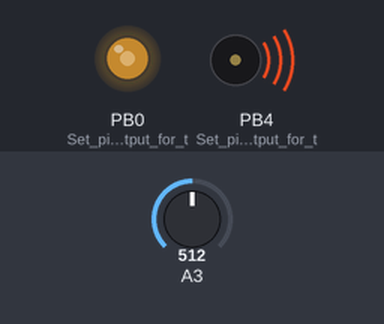
Bench run of a sketch on a simulated ATtiny85, built with avr-gcc and run on an emulated ATtiny85. Shown: output pins drawn as LEDs (lit = HIGH), buzzer (waves = sounding). Inputs (shaded band) come from the test bench; at power-on: A3 = 512.

Above: at 1.2 s.
1.3 s: A3 set to 716
At 1.7 s:
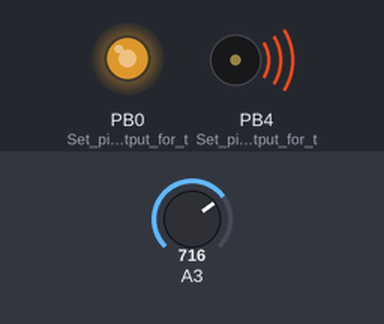
2.8 s: A3 set to 900
At 4.0 s:
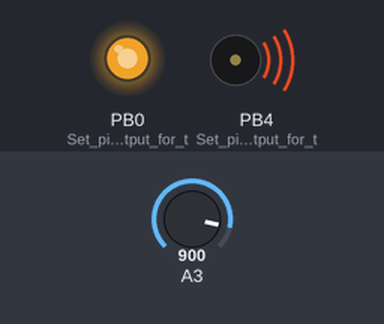
4.3 s: A3 set to 122
At 5.2 s:
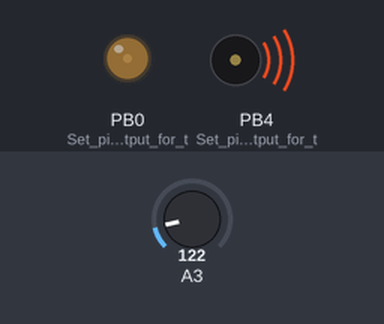
5.8 s: A3 set to 0
At 6.3 s:
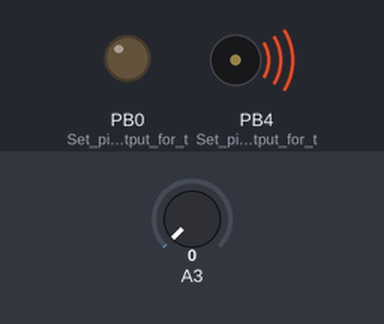
7.3 s: A3 set to 511
At 8.7 s:
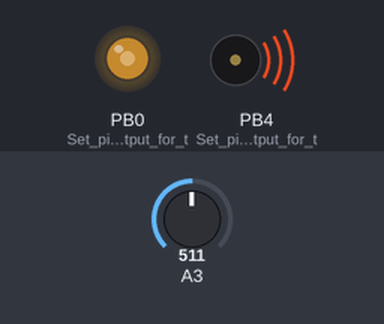
Timing chart, 0 to 9.8 s (numbered marks = the images above; inputs shaded):
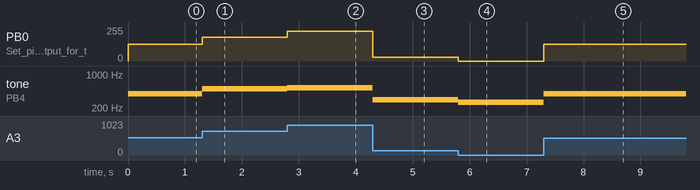

Measured:
- after the input at 1.3 s, PB0 (Set_pin_0_as_output_for_t): 127/255 → 178/255 at once; tone on PB4 (Set_pin_4_as_output_for_t): 392 Hz → 494 Hz at once
- after the input at 2.8 s, PB0 (Set_pin_0_as_output_for_t): 178/255 → 224/255 at once; tone on PB4 (Set_pin_4_as_output_for_t): 494 Hz → 523 Hz at once
- after the input at 4.3 s, PB0 (Set_pin_0_as_output_for_t): 224/255 → 30/255 at once; tone on PB4 (Set_pin_4_as_output_for_t): 523 Hz → 294 Hz at once
- after the input at 5.8 s, PB0 (Set_pin_0_as_output_for_t): 30/255 → 0/255 at once; tone on PB4 (Set_pin_4_as_output_for_t): 294 Hz → 262 Hz at once
- after the input at 7.3 s, PB0 (Set_pin_0_as_output_for_t): 0/255 → 127/255 at once; tone on PB4 (Set_pin_4_as_output_for_t): 262 Hz → 392 Hz at once

The sketch:

FadePotentiometerATTINY85.ino
```cpp
void setup() {
  pinMode(0, OUTPUT); // Set pin 0 as output for the LED
  pinMode(4, OUTPUT); // Set pin 4 as output for the buzzer
  pinMode(3, INPUT);  // Set pin 3 as input for the potentiometer
}

void loop() {
  int sensorValue = analogRead(3); // Read the analog input from pin 3

  // Map the input range (0-1023) to the output range (0-255) more linearly
  int outputValue = map(sensorValue, 0, 1023, 0, 255);
  outputValue = constrain(outputValue, 0, 255); // Ensure the output value is within valid range

  analogWrite(0, outputValue); // Output the mapped value to pin 0 (for LED brightness control)

  // Define an array of frequencies
  int frequencies[] = {262, 294, 330, 349, 392, 440, 494, 523, 587, 659};

  // Calculate the index of the frequency based on the potentiometer value
  int index = map(sensorValue, 0, 1023, 0, 9); // Assuming 10 predefined frequencies

  int frequency = frequencies[index]; // Select the frequency from the array

  tone(4, frequency); // Generate tone on pin 4 with the selected frequency
}
```
